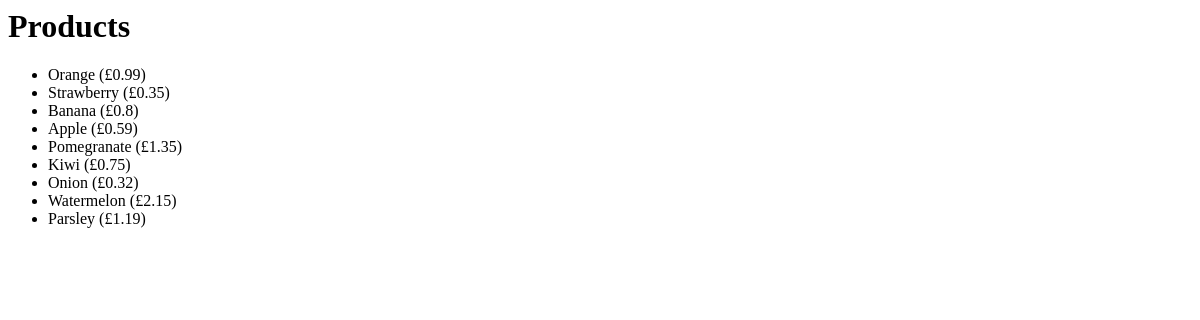
/products/, run on an earlier commit of the app's database.
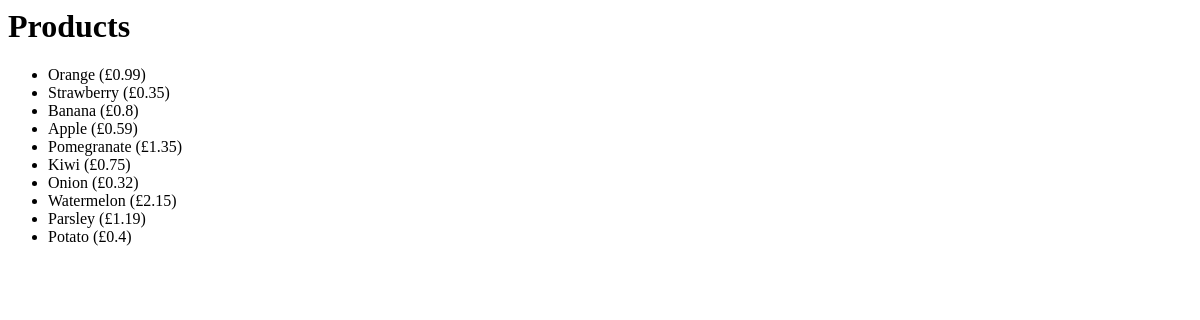
And on a later commit of the database.
### products/models.py (models this page shows)
class Product(models.Model):
    name = models.CharField(max_length=255)
    price = models.FloatField()
    stock = models.IntegerField()
    image_urls = models.CharField(max_length=2083)

### products/views.py (the view)
# urls.py: path('', views.index),
def index(request):
    products = Product.objects.all()
    return render(request, 'index.html',
                  {'products': products})

### products/templates/index.html
<h1>Products</h1>
<ul>
    {% for product in products %}
        <li>{{product.name}} (£{{ product.price }})</li>
    {% endfor %}
</ul>

What changed in the data, as far as the page shows it:
added Product: name "Potato", price "0.4"
